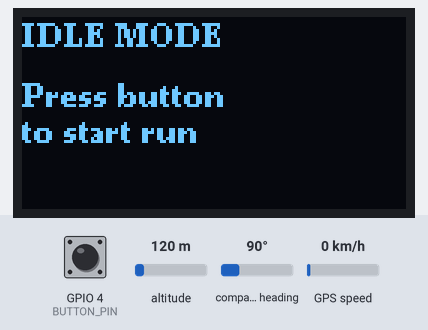
Simulated run of this program. Board: ESP32-S3. Parts: 128×64 one-colour display. Inputs (shaded band) come from the test bench; at power-on: GPIO 4 (BUTTON_PIN) HIGH, altitude 120 m, compass heading 90°, GPS speed 0 km/h. Storage starts empty; the GPS gets a fix after 3 s at 37.7749, -122.4194 with 8 satellites; what the program prints to the serial monitor is not drawn.

Above: at 1.6 s.
1.7 s: GPIO 4 (BUTTON_PIN) pulled LOW for 0.15 s
At 2.5 s:
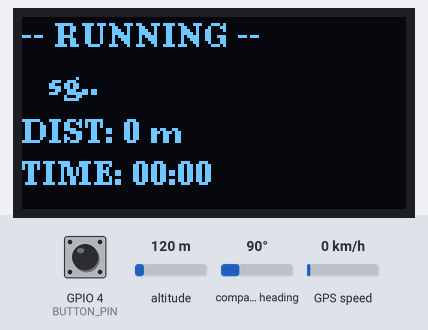
5.9 s: GPIO 4 (BUTTON_PIN) pulled LOW for 1 s
At 8.1 s:
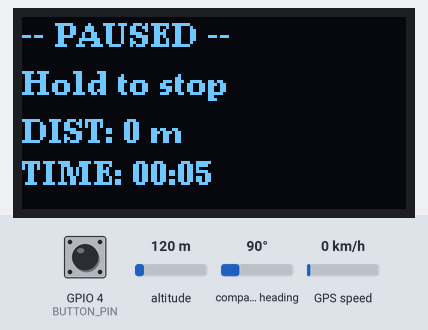
8.4 s: GPIO 4 (BUTTON_PIN) pulled LOW for 3.2 s
At 12.6 s:
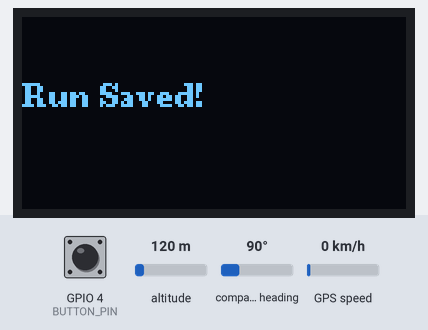
Timing chart, 0 to 14.1 s (numbered marks = the images above; inputs shaded):
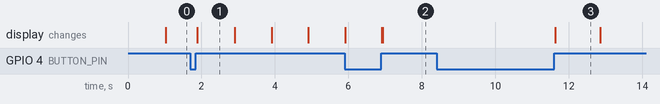

Measured:
- after the input at 1.7 s, the display: changes after 0.18 s (image 1)
- after the input at 5.9 s, the display: first differs from a run without the input after 1.0 s (image 2)
- after the input at 8.4 s, the display: changes after 3.2 s (image 3)
- what the display in image 1 shows lasts 1.0 s, from 1.9 s to 2.9 s
- what the display in image 3 shows lasts 1.3 s, from 11.6 s to 12.9 s

The program:

main.cpp
```cpp
#include <Arduino.h>
#include <LittleFS.h>
#include <TinyGPSPlus.h>
#include <U8g2lib.h>

// --------------------
// Hardware
// --------------------

#define BUTTON_PIN 4

HardwareSerial GPSSerial(1);
TinyGPSPlus gps;

U8G2_SH1106_128X64_NONAME_F_HW_I2C u8g2(U8G2_R0, /* reset = */ U8X8_PIN_NONE);

// --------------------
// Timing
// --------------------

const unsigned long DISPLAY_UPDATE_MS = 1000;
const unsigned long DEBOUNCE_MS = 50;
const unsigned long LONG_PRESS_MS = 2000;
const unsigned long MIN_LOG_INTERVAL_MS =
    3000;  // Throttles point writes to 1 per 3s

// --------------------
// Watch state
// --------------------

enum WatchState { IDLE, RUNNING, PAUSED };
enum ButtonEvent { NONE, SHORT_PRESS, LONG_PRESS };

WatchState watchState = IDLE;

// --------------------
// Run timing & distance
// --------------------

unsigned long activeTime = 0;
unsigned long activeSegmentStart = 0;
unsigned long lastDisplayUpdate = 0;

double totalDistanceMeters = 0.0;
double lastLat = 0.0;
double lastLng = 0.0;
bool hasFirstFix = false;

// --------------------
// Storage & GPX State
// --------------------

File gpxFile;
bool isGpxActive = false;
unsigned long lastGpxFlush = 0;
unsigned long lastLogTime = 0;

// ============================================================
// GPX LOGGING HELPERS
// ============================================================

String generateGpxFilename() {
  if (gps.date.isValid() && gps.time.isValid()) {
    char filename[32];
    snprintf(filename, sizeof(filename), "/run_%04d%02d%02d_%02d%02d%02d.gpx",
             gps.date.year(), gps.date.month(), gps.date.day(), gps.time.hour(),
             gps.time.minute(), gps.time.second());
    return String(filename);
  }
  return "/run_" + String(millis()) + ".gpx";
}

void startGpxFile() {
  if (isGpxActive) return;

  String path = generateGpxFilename();
  Serial.print("Creating GPX file: ");
  Serial.println(path);

  gpxFile = LittleFS.open(path, "w");
  if (!gpxFile) {
    Serial.println("Failed to open GPX file for writing!");
    return;
  }

  // GPX 1.1 Header
  gpxFile.println(F("<?xml version=\"1.0\" encoding=\"UTF-8\"?>"));
  gpxFile.println(F("<gpx version=\"1.1\" creator=\"ESP32-S3 Running Watch\""));
  gpxFile.println(F("     xmlns=\"http://www.topografix.com/GPX/1/1\">"));
  gpxFile.println(F("  <metadata>"));
  gpxFile.print(F("    <time>"));

  if (gps.date.isValid() && gps.time.isValid()) {
    char timeBuf[30];
    snprintf(timeBuf, sizeof(timeBuf), "%04d-%02d-%02dT%02d:%02d:%02dZ",
             gps.date.year(), gps.date.month(), gps.date.day(), gps.time.hour(),
             gps.time.minute(), gps.time.second());
    gpxFile.print(timeBuf);
  } else {
    gpxFile.print(F("1970-01-01T00:00:00Z"));
  }

  gpxFile.println(F("</time>"));
  gpxFile.println(F("  </metadata>"));
  gpxFile.println(F("  <trk>"));
  gpxFile.println(F("    <name>Running Activity</name>"));
  gpxFile.println(F("    <trkseg>"));

  gpxFile.flush();
  isGpxActive = true;
}

void logGpxTrackpoint(double lat, double lng, double ele, double speedKmph) {
  if (!isGpxActive || !gpxFile) return;

  gpxFile.printf("      <trkpt lat=\"%.6f\" lon=\"%.6f\">\n", lat, lng);

  if (gps.altitude.isValid()) {
    gpxFile.printf("        <ele>%.2f</ele>\n", ele);
  }

  if (gps.time.isValid() && gps.date.isValid()) {
    char timeBuf[30];
    snprintf(timeBuf, sizeof(timeBuf), "%04d-%02d-%02dT%02d:%02d:%02dZ",
             gps.date.year(), gps.date.month(), gps.date.day(), gps.time.hour(),
             gps.time.minute(), gps.time.second());
    gpxFile.printf("        <time>%s</time>\n", timeBuf);
  }

  gpxFile.println(F("      </trkpt>"));

  // Periodically flush buffer to guard against unexpected power loss
  if (millis() - lastGpxFlush > 10000) {
    gpxFile.flush();
    lastGpxFlush = millis();
  }
}

void closeGpxFile() {
  if (!isGpxActive || !gpxFile) return;

  if (watchState == RUNNING) {
    gpxFile.println(F("    </trkseg>"));
  }

  gpxFile.println(F("  </trk>"));
  gpxFile.println(F("</gpx>"));

  gpxFile.flush();
  gpxFile.close();
  isGpxActive = false;
  Serial.println("GPX file successfully written and closed.");
}

// ============================================================
// DISPLAY HELPERS
// ============================================================

void displayRunTime(unsigned long timeMs) {
  unsigned long totalSeconds = timeMs / 1000;
  unsigned int minutes = totalSeconds / 60;
  unsigned int seconds = totalSeconds % 60;

  char timeBuffer[20];
  snprintf(timeBuffer, sizeof(timeBuffer), "TIME: %02u:%02u", minutes, seconds);
  u8g2.drawStr(0, 56, timeBuffer);
}

void displayDistance() {
  char distBuffer[20];
  if (totalDistanceMeters >= 1000.0) {
    double km = totalDistanceMeters / 1000.0;
    snprintf(distBuffer, sizeof(distBuffer), "DIST: %.2f km", km);
  } else {
    snprintf(distBuffer, sizeof(distBuffer), "DIST: %.0f m",
             totalDistanceMeters);
  }
  u8g2.drawStr(0, 42, distBuffer);
}

void displayCoordinates() {
  char latBuffer[20];
  char lngBuffer[20];

  if (gps.location.isValid()) {
    dtostrf(gps.location.lat(), 10, 6, latBuffer);
    dtostrf(gps.location.lng(), 10, 6, lngBuffer);

    u8g2.drawStr(0, 20, latBuffer);
    u8g2.drawStr(0, 31, lngBuffer);
  } else {
    u8g2.drawStr(0, 26, "   sg..");
  }
}

// ============================================================
// DISPLAY
// ============================================================

void displayInfo() {
  u8g2.clearBuffer();
  u8g2.setFont(u8g2_font_ncenB08_tr);

  switch (watchState) {
    case IDLE:
      u8g2.drawStr(0, 10, "IDLE MODE");
      u8g2.drawStr(0, 30, "Press button");
      u8g2.drawStr(0, 42, "to start run");
      break;

    case RUNNING: {
      u8g2.drawStr(0, 10, "-- RUNNING --");

      unsigned long currentRunTime =
          activeTime + (millis() - activeSegmentStart);
      displayRunTime(currentRunTime);
      displayDistance();
      displayCoordinates();
      break;
    }

    case PAUSED: {
      u8g2.drawStr(0, 10, "-- PAUSED --");
      displayRunTime(activeTime);
      displayDistance();
      u8g2.drawStr(0, 26, "Hold to stop");
      break;
    }
  }

  u8g2.sendBuffer();
}

// ============================================================
// DISTANCE & LOGGING LOGIC
// ============================================================

void updateDistanceAndLog() {
  if (watchState == RUNNING && gps.location.isUpdated() &&
      gps.location.isValid()) {
    double currentHdop = gps.hdop.hdop();

    // Reject fixes too imprecise to trust
    if (currentHdop > 2.5) {
      return;
    }

    double currentLat = gps.location.lat();
    double currentLng = gps.location.lng();
    double currentEle = gps.altitude.meters();
    double currentSpeed = gps.speed.kmph();

    if (!hasFirstFix) {
      lastLat = currentLat;
      lastLng = currentLng;
      hasFirstFix = true;

      logGpxTrackpoint(currentLat, currentLng, currentEle, currentSpeed);
      lastLogTime = millis();
    } else {
      double deltaMeters = TinyGPSPlus::distanceBetween(lastLat, lastLng,
                                                        currentLat, currentLng);

      if (deltaMeters > 2.5 && currentSpeed > 1.2) {
        totalDistanceMeters += deltaMeters;
        lastLat = currentLat;
        lastLng = currentLng;

        // Decoupled logging: only write point every 3 seconds
        if (millis() - lastLogTime >= MIN_LOG_INTERVAL_MS) {
          logGpxTrackpoint(currentLat, currentLng, currentEle, currentSpeed);
          lastLogTime = millis();
        }
      }
    }
  }
}

// ============================================================
// BUTTON
// ============================================================

ButtonEvent checkButton() {
  static bool lastState = HIGH;
  static unsigned long lastChangeTime = 0;
  static unsigned long pressStartTime = 0;

  bool currentState = digitalRead(BUTTON_PIN);

  if (currentState != lastState) {
    if (millis() - lastChangeTime < DEBOUNCE_MS) {
      return NONE;
    }

    lastState = currentState;
    lastChangeTime = millis();

    if (currentState == LOW) {
      pressStartTime = millis();
      return NONE;
    }

    unsigned long pressDuration = millis() - pressStartTime;
    if (pressDuration >= LONG_PRESS_MS) {
      return LONG_PRESS;
    }

    return SHORT_PRESS;
  }

  return NONE;
}

void finishRun() {
  closeGpxFile();

  u8g2.clearBuffer();
  u8g2.drawStr(0, 30, "Run Saved!");
  u8g2.sendBuffer();
  delay(1200);
}

// ============================================================
// WATCH STATE MACHINE
// ============================================================

void handleButtonEvent(ButtonEvent event) {
  if (event == NONE) {
    return;
  }

  switch (watchState) {
    case IDLE:
      if (event == SHORT_PRESS) {
        activeTime = 0;
        activeSegmentStart = millis();
        totalDistanceMeters = 0.0;
        hasFirstFix = false;

        startGpxFile();
        watchState = RUNNING;
      }
      break;

    case RUNNING:
      if (event == SHORT_PRESS) {
        activeTime += millis() - activeSegmentStart;

        // Close active GPX segment
        if (isGpxActive && gpxFile) {
          gpxFile.println(F("    </trkseg>"));
          gpxFile.flush();
        }

        watchState = PAUSED;
      }
      break;

    case PAUSED:
      if (event == SHORT_PRESS) {
        activeSegmentStart = millis();
        hasFirstFix = false;

        // Open new GPX segment for resumed run
        if (isGpxActive && gpxFile) {
          gpxFile.println(F("    <trkseg>"));
          gpxFile.flush();
        }

        watchState = RUNNING;
      } else if (event == LONG_PRESS) {
        finishRun();
        activeTime = 0;
        totalDistanceMeters = 0.0;
        watchState = IDLE;
      }
      break;
  }

  displayInfo();
  lastDisplayUpdate = millis();
}

// ============================================================
// SERIAL COMMAND INSPECTOR
// ============================================================

void handleSerialCommands() {
  if (!Serial.available()) return;

  String cmd = Serial.readStringUntil('\n');
  cmd.trim();

  if (cmd == "LIST") {
    Serial.println("--- LittleFS Files ---");
    File root = LittleFS.open("/");
    File file = root.openNextFile();
    while (file) {
      Serial.print("  ");
      Serial.print(file.name());
      Serial.print(" \t (");
      Serial.print(file.size());
      Serial.println(" bytes)");
      file = root.openNextFile();
    }
    Serial.println("----------------------");
    Serial.printf("Used: %u / %u bytes (%.1f%%)\n", LittleFS.usedBytes(),
                  LittleFS.totalBytes(),
                  100.0 * LittleFS.usedBytes() / LittleFS.totalBytes());

  } else if (cmd.startsWith("DUMP ")) {
    String filename = cmd.substring(5);
    filename.trim();
    if (!filename.startsWith("/")) filename = "/" + filename;

    Serial.print("Dumping file: ");
    Serial.println(filename);

    File f = LittleFS.open(filename, "r");
    if (!f) {
      Serial.println("ERROR: File not found or failed to open.");
      return;
    }

    Serial.println("=== FILE START ===");
    while (f.available()) {
      Serial.write(f.read());
    }
    Serial.println("\n=== FILE END ===");
    f.close();

  } else if (cmd.startsWith("DELETE ")) {
    String filename = cmd.substring(7);
    filename.trim();
    if (!filename.startsWith("/")) filename = "/" + filename;

    if (LittleFS.remove(filename)) {
      Serial.print("Deleted: ");
      Serial.println(filename);
    } else {
      Serial.println("ERROR: delete failed.");
    }
  } else if (cmd.startsWith("DOWNLOAD ")) {
    String filename = cmd.substring(9);
    filename.trim();
    if (!filename.startsWith("/")) filename = "/" + filename;

    File f = LittleFS.open(filename, "r");
    if (!f) {
      Serial.println("ERROR");
      return;
    }

    Serial.println("BEGIN_FILE");
    while (f.available()) {
      Serial.write(f.read());
    }
    Serial.println("\nEND_FILE");
    f.close();
  }
}

// ============================================================
// SETUP & LOOP
// ============================================================

void setup() {
  Serial.begin(115200);
  u8g2.begin();

  if (!LittleFS.begin(true)) {
    Serial.println("LittleFS Mount Failed!");
  } else {
    Serial.println("LittleFS Mounted Successfully.");
  }

  GPSSerial.begin(115200, SERIAL_8N1, 2, 1);
  pinMode(BUTTON_PIN, INPUT_PULLUP);

  Serial.println("GPS Watch started.");
}

void loop() {
  while (GPSSerial.available()) {
    gps.encode(GPSSerial.read());
  }

  updateDistanceAndLog();
  ButtonEvent event = checkButton();
  handleButtonEvent(event);

  if (millis() - lastDisplayUpdate >= DISPLAY_UPDATE_MS) {
    lastDisplayUpdate = millis();
    displayInfo();
  }

  handleSerialCommands();
}
```
